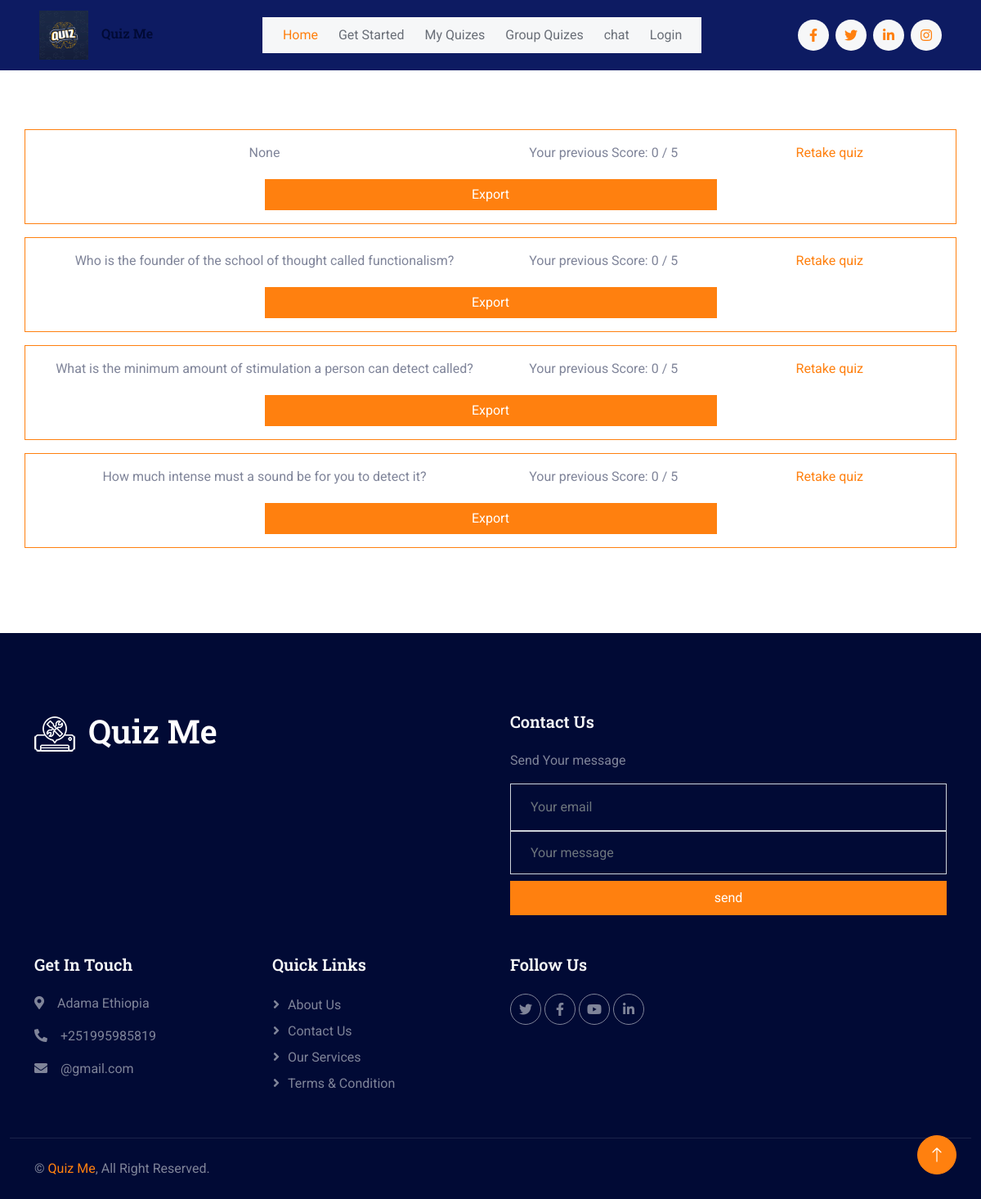
The app's page /my_quizes (signed in), older data.
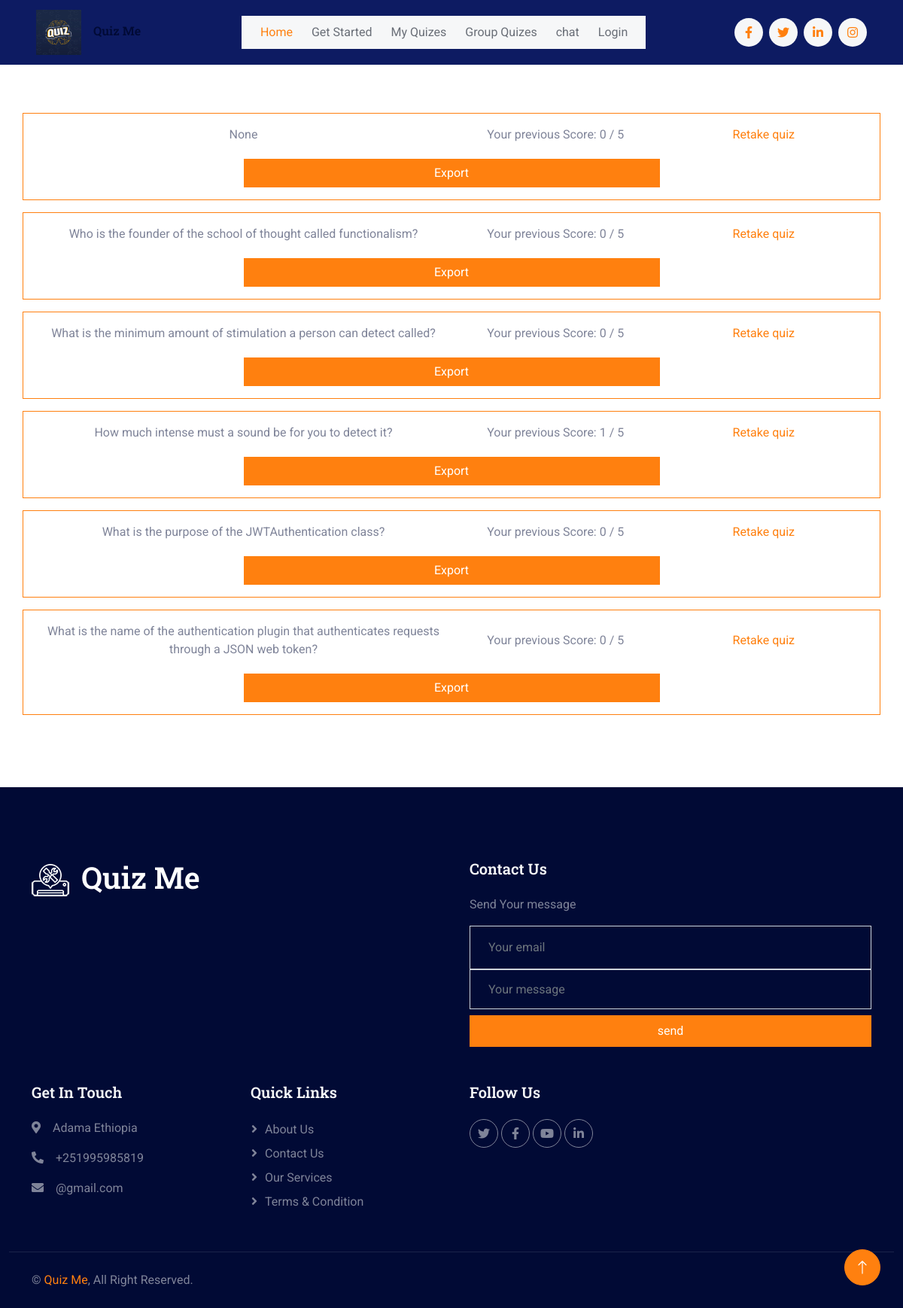
The same page, newer data.
### quiz_app/models.py (models this page shows, shortened)
class Quiz(models.Model):
    title = models.CharField(max_length=100, null=True, blank=True)
    size = models.IntegerField()
    generated_by = models.ForeignKey(CustomUser, on_delete=models.CASCADE)
    questions = models.TextField()
    user_score = models.IntegerField(default=0)

### quiz_app/views.py (the view)
# urls.py: path('my_quizes', views.myquizes, name='my_quizes'),
@login_required(login_url='login')
def myquizes(request):
    user = request.user
    quizs = Quiz.objects.all().filter(generated_by= user)
    return render(request, 'my_quizes.html', {"quizes":quizs})

### templates/my_quizes.html (shortened to what this page needs)
{% extends 'index2.html' %}
{% block content %}
{% load static %}
    <body>
        <div class="container-xxl py-5 custom-container">
            <div class="container text-center">
                {% if quizes %}
                    {% for quiz in quizes %}
                        <div class="row border border-primary rounded p-3 mt-3 d-flex justify-content-center align-items-center">
                            <div class="col-md-6">
                                {{ quiz.title }}
                            </div>
                            <div class="col-md-3">
                                Your previous Score: {{ quiz.user_score }} / {{quiz.size}}
                            </div>
                            <div class="col-md-3">
                                <a href="{%url 'quiz' quiz.id %}">Retake quiz</a>
                            </div>
                            <Button class="btn btn-primary" style="margin-top:20px; width:50%">
                                Export
                            </Button>
                        </div>
                    {% endfor %}
                {% else %}
                    <h1>You haven't taken any quizzes yet.</h1>
                {% endif %}
            </div>
        </div>
    </body>
{% endblock content %}

### templates/index2.html (shortened to what this page needs)
{% load static %}
<!DOCTYPE html>
<html lang="en">
<head>
    <link href="https://cdnjs.cloudflare.com/ajax/libs/font-awesome/5.10.0/css/all.min.css" rel="stylesheet">
    <link href="https://cdn.jsdelivr.net/npm/bootstrap-icons@1.4.1/font/bootstrap-icons.css" rel="stylesheet">
    <link href="{% static 'lib/animate/animate.min.css" rel="stylesheet' %}">
    <link href="{% static 'lib/owlcarousel/assets/owl.carousel.min.css' %}" rel="stylesheet">
    <link href="{% static 'css/bootstrap.min.css' %}" rel="stylesheet">
    <link href="{% static 'css/style.css' %}" rel="stylesheet">
</head>
<body>
    <nav class="navbar navbar-expand-lg  sticky-top px-4 px-lg-5">
        <a href="{%url 'home' %}" class="navbar-brand d-flex align-items-center">
            <h6 class="m-0"><img class="img-fluid me-3" src="{% static 'img/icon/icon-02-primary.png' %}" alt="">Quiz Me</h6>
        </a>
        <div class="collapse navbar-collapse" id="navbarCollapse">
            <div class="navbar-nav mx-auto bg-light pe-4 py-3 py-lg-0">
                <a href="{%url 'home' %}" class="nav-item nav-link active">Home</a>
                <a href="{%url 'upload' %}" class="nav-item nav-link">Get Started</a>
                <a href="{%url 'my_quizes'%}" class="nav-item nav-link">My Quizes</a>
                <a href="{%url 'group_quizes'%}" class="nav-item nav-link">Group Quizes</a>
                <a href="{%url 'chat' %}" class="nav-item nav-link">chat</a>
                {% if auth %}
                <a href="{%url 'register' %}" class="nav-item nav-link">Logout</a>
                {% else %}
                <a href="{%url 'register' %}" class="nav-item nav-link">Login</a>
                {% endif %}
            </div>
            <div class="h-100 d-lg-inline-flex align-items-center d-none">
                <a class="btn btn-square rounded-circle bg-light text-primary me-2" href=""><i class="fab fa-facebook-f"></i></a>
                <a class="btn btn-square rounded-circle bg-light text-primary me-2" href=""><i class="fab fa-twitter"></i></a>
                <a class="btn btn-square rounded-circle bg-light text-primary me-2" href=""><i class="fab fa-linkedin-in"></i></a>
                <a class="btn btn-square rounded-circle bg-light text-primary me-0" href=""><i class="fab fa-instagram"></i></a>
            </div>
        </div>
    </nav>
{% block content %}
{% endblock content %}
    <div class="container-fluid bg-dark footer mt-5 pt-5 wow fadeIn" data-wow-delay="0.1s">
        <div class="container py-5">
            <div class="row g-5">
                <div class="col-md-6">
                    <h1 class="text-white mb-4"><img class="img-fluid me-3" src="{% static 'img/icon/icon-02-light.png' %}" alt="">Quiz Me</h1>
                </div>
                <div class="col-md-6">
                    <h5 class="text-light mb-4">Contact Us</h5>
                    <p>Send Your message</p>
                    <div class="position-relative">
                        <input class="form-control bg-transparent w-100 py-3 ps-4 pe-5" type="text" placeholder="Your email">
                        <input type="text" class="form-control bg-transparent w-100 h-200 py-3 ps-4 pe-5" type="text" style="height:200%" placeholder="Your message">
                        <button type="button" class="btn btn-primary w-100 py-2 px-3  mt-2 me-2">send</button>
                    </div>
                </div>
                <div class="col-lg-3 col-md-6">
                    <h5 class="text-light mb-4">Get In Touch</h5>
                    <p><i class="fa fa-map-marker-alt me-3"></i>Adama Ethiopia</p>
                    <p><i class="fa fa-phone-alt me-3"></i>+251995985819</p>
                    <p><i class="fa fa-envelope me-3"></i>@gmail.com</p>
                </div>
                <div class="col-lg-3 col-md-6">
                    <h5 class="text-light mb-4">Quick Links</h5>
                    <a class="btn btn-link" href="">About Us</a>
                    <a class="btn btn-link" href="">Contact Us</a>
                    <a class="btn btn-link" href="">Our Services</a>
                    <a class="btn btn-link" href="">Terms & Condition</a>
                </div>
                <div class="col-lg-3 col-md-6">
                    <h5 class="text-light mb-4">Follow Us</h5>
                    <div class="d-flex">
                        <a class="btn btn-square rounded-circle me-1" href=""><i class="fab fa-twitter"></i></a>
                        <a class="btn btn-square rounded-circle me-1" href=""><i class="fab fa-facebook-f"></i></a>
                        <a class="btn btn-square rounded-circle me-1" href=""><i class="fab fa-youtube"></i></a>
                        <a class="btn btn-square rounded-circle me-1" href=""><i class="fab fa-linkedin-in"></i></a>
                    </div>
                </div>
            </div>
        </div>
        <div class="container-fluid copyright">
            <div class="container">
                <div class="row">
                    <div class="col-md-6 text-center text-md-start mb-3 mb-md-0">
                        &copy; <a href="#">Quiz Me</a>, All Right Reserved.
                    </div>
                </div>
            </div>
        </div>
    </div>
    <a href="#" class="btn btn-lg btn-primary btn-lg-square rounded-circle back-to-top"><i class="bi bi-arrow-up"></i></a>
</body>
</html>

### static/css/style.css (style rules this page uses)
:root { --primary: #FF800F; --secondary: #001064; --light: #F6F7F8; --dark: #010A35; }
.back-to-top { position: fixed; display: none; right: 30px; bottom: 30px; z-index: 99; }
.btn { transition: .5s; }
.btn.btn-primary, .btn.btn-outline-primary:hover, .btn.btn-secondary, .btn.btn-outline-secondary:hover { color: #FFFFFF; }
.btn-square { width: 38px; height: 38px; }
.btn-lg-square { width: 48px; height: 48px; }
.btn-square, .btn-sm-square, .btn-lg-square { padding: 0; display: flex; align-items: center; justify-content: center; font-weight: normal; }
.navbar.sticky-top { top: -100px; transition: .5s; }
.navbar .navbar-brand img { max-height: 60px; }
.navbar .navbar-nav .nav-link { margin-left: 25px; padding: 10px 0; color: #696E77; font-weight: 400; outline: none; }
nav { background-color: #0d1b62; }
.navbar .navbar-nav .nav-link:hover, .navbar .navbar-nav .nav-link.active { color: var(--primary); }
.footer { color: #7F8499; }
.footer .btn.btn-link { display: block; margin-bottom: 5px; padding: 0; text-align: left; color: #7F8499; font-weight: normal; text-transform: capitalize; transition: .3s; }
.footer .btn.btn-link::before { position: relative; content: "\f105"; font-family: "Font Awesome 5 Free"; font-weight: 900; color: #7F8499; margin-right: 10px; }
.footer .btn.btn-square { color: #7F8499; border: 1px solid #7F8499; }
.footer .copyright { padding: 25px 0; border-top: 1px solid rgba(256, 256, 256, .1); }
.footer .copyright a { color: var(--primary); }

### templates/my_quizes.html (style rules this page uses)
.custom-container { min-height: 80vh; display: flex; flex-direction: column; justify-content: center; align-items: center; }

Row changes from the older to the newer data that the page shows:
changed Quiz "How much intense must a sound be for you to detect it?": user_score "0" → "1"
added Quiz: title "What is the purpose of the JWTAuthentication class?", user_score "0", size "5"
added Quiz: title "What is the name of the authentication plugin that authenticates requests through a JSON web token?", user_score "0", size "5"
